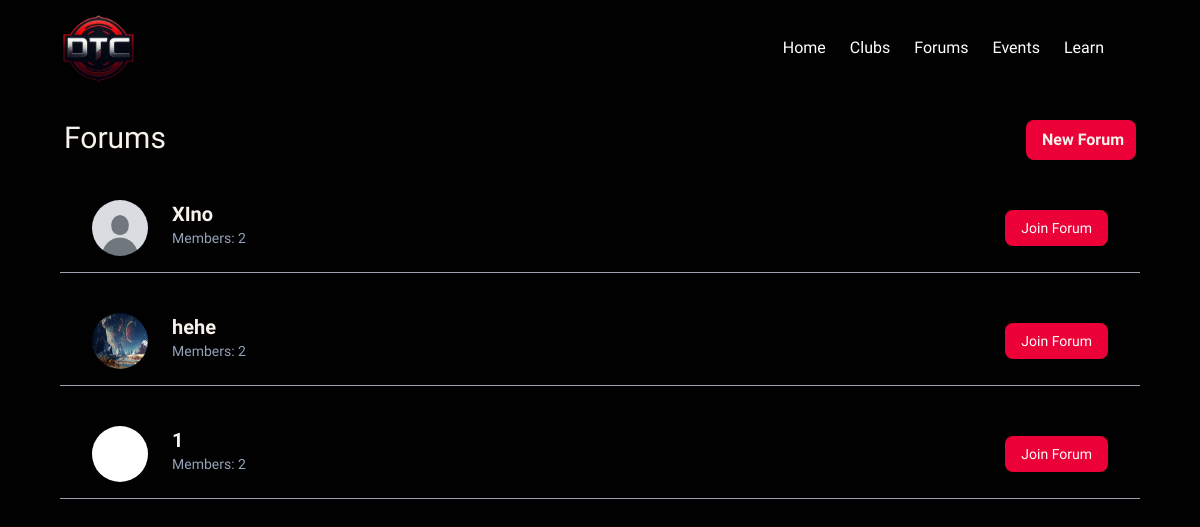
/forums (signed in), run on the app's committed database.
### Tool/models.py (models this page shows, shortened)
class Forum(db.Model):
    __tablename__ = 'forum'  # Table name
    id = db.Column(db.Integer, primary_key=True)
    name = db.Column(db.String(200), nullable=False)
    description = db.Column(db.String, nullable=False)
    comments = db.relationship('Comment', backref='forum', lazy=True)
    members = db.relationship('User', secondary=participants_forums, backref='forums')
    profile_pic = db.Column(db.String(200), nullable=False, default='../static/images/default.jpg')

### app.py (the view)
@app.route('/forums')
@login_required
def view_forums():
    forums = Forum.query.all()
    return render_template('forums.html', forums = forums)

### Tool/models.py (called while the page is built)
@login_manager.user_loader
def load_user(user_id):
    return User.query.get(user_id)

### Tool/templates/forums.html (shortened to what this page needs)
{% extends 'base.html' %}
{% block content %}
    <div class="flex justify-between px-16 my-6">
        <h1 class="bold text-3xl text-text">Forums</h1>
        <a href="{{url_for('create_forum')}}" class="cursor-pointer bg-primary hover:bg-red-600 transition-colors text-text font-semibold px-3 py-2 rounded-lg text-center flex justify-center items-center space-x-1">
            <span>New Forum</span>
        </a>
    </div>
    <div class="flex flex-col gap-6 items-start max-w-screen overflow-x-hidden">
        {% for forum in forums %}
        {% if forum.name != 'null' %}
        <a class="flex justify-between items-center text-text hover:scale-[1.01] py-4 w-[90%] border-b border-gray-400 mx-[5%] px-8 transition-all" href="{{url_for('view_forum', fid=forum.id)}}">
            <div class="flex">
                <img src="{{ forum.profile_pic }}" alt="{{ forum.name }}" class="h-14 w-14 rounded-full mr-6">
                <div class="flex flex-col">
                    <p class="font-bold text-xl">{{ forum.name }}</p>
                    <p class="text-sm text-slate-400">
                        Members: {{ forum.members|length }}
                    </p>
                </div>
            </div>
            <div class="flex text-right flex-col text-slate-300 text-sm ml-8">
                <form action="{{ url_for('join_forum', fid=forum.id) }}" method="POST">
                    <button type="submit" class="px-4 py-2 bg-primary text-white rounded-lg hover:bg-red-600">Join Forum</button>
                </form>
            </div>
        </a>
        {% endif %}
        {% endfor %}
    </div>
{% endblock %}

### Tool/templates/base.html (shortened to what this page needs)
<!DOCTYPE html>
<html lang="en">
<head>
    <script src="https://cdn.tailwindcss.com"></script>
    <link rel="stylesheet" href="https://cdnjs.cloudflare.com/ajax/libs/remixicon/4.2.0/remixicon.min.css">
    <link rel="stylesheet" href="{{ url_for('static', filename='css/styles.css') }}">
    <link href="https://cdn.jsdelivr.net/npm/select2@4.1.0-rc.0/dist/css/select2.min.css" rel="stylesheet" />
    <link rel="stylesheet" href="https://cdn.jsdelivr.net/npm/flatpickr/dist/flatpickr.min.css">
</head>
<body class="bg-background">
   <header class="header" id="header">
      <nav class="nav px-12 items-center">
        <a href="{{ url_for('index') }}" class="nav__logo"><img src="{{ url_for('static', filename='images/assets/logo.png') }}" alt="" class="h-24 w-24"></a>
        <div class="nav__menu" id="nav-menu">
          <ul class="nav__list">
            <li class="nav__item">
              <a href="{{url_for('index')}}" class="nav__link">
                <span>Home</span>
              </a>
            </li>
            <li class="nav__item">
              <a href="{{url_for('view_clubs')}}" class="nav__link">
                <span>Clubs</span>
              </a>
            </li>
            <li class="nav__item">
              <a href="{{url_for('view_forums')}}" class="nav__link">
                <span>Forums</span>
              </a>
            </li>
            <li class="nav__item">
              <a href="{{url_for('view_events')}}" class="nav__link">
                <span>Events</span>
              </a>
            </li>
            <li class="nav__item">
              <a href="{{url_for('learn')}}" class="nav__link">
                <span>Learn</span>
              </a>
            </li>
          </ul>
        </div>
      </nav>
    </header>
    {% block content %}
    {% endblock %}
</body>
</html>

### Tool/static/css/styles.css (style rules this page uses)
:root { --header-height: 3.5rem; --white-color: hsl(0, 0%, 100%); --black-color: hsl(0, 0%, 0%); --body-font: "Montserrat Alternates", sans-serif; --h1-font-size: 1.5rem; --normal-font-size: 0.938rem; --font-regular: 400; --font-medium: 500; --z-tooltip: 10; --z-fixed: 100; }
@media screen and (min-width: 1150px) { :root { --normal-font-size: 1rem; } }
* { box-sizing: border-box; padding: 0; margin: 0; }
html { scroll-behavior: smooth; }
body { font-family: var(--body-font); font-size: var(--normal-font-size); background-color: var(--white-color); }
ul { list-style: none; }
a { text-decoration: none; }
.header { width: 100%; top: 0; left: 0; background-color: #010101; z-index: 10; }
.nav { position: relative; height: 12vh; display: flex; justify-content: space-between; align-items: center; color: whitesmoke; }
.nav__logo { color: var(--white-color); font-weight: var(--font-medium); }
@media screen and (min-width: 768px) { .nav__menu { display: flex; flex-direction: row; transition: none; } }
@media screen and (min-width: 768px) { .nav__link span { position: relative; transition: margin-left 0.4s ease; color: white; } }
@media screen and (min-width: 768px) { .nav__link span::after { content: ""; position: absolute; left: 0; bottom: -6px; width: 0; height: 2px; background-color: var(--white-color); transition: width 0.4s ease-out; } }
@media screen and (min-width: 768px) { .nav__list .nav__link { transition: opacity 0.4s ease; } }
@media screen and (min-width: 768px) { .nav__list { display: flex; flex-direction: row; gap: 1.5rem; align-items: center; } }

### Tool/templates/base.html (style rules this page uses)
:root { --text: #f7f3ec; --background: #010101; --primary: #eb0037; --secondary: #0a9682; --accent: #510b1c; }

### data on the page
Forum: profile_pic (placeholder picture), name "XIno", members|length "2"
Forum: profile_pic (picture), name "hehe", members|length "2"
Forum: profile_pic (picture), name "1", members|length "2"
